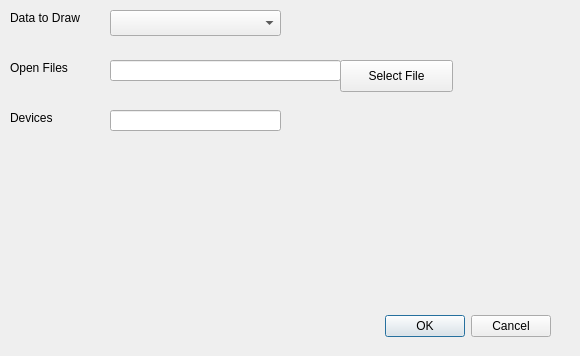
<?xml version="1.0" encoding="UTF-8"?>
<ui version="4.0">
 <class>qt_pref</class>
 <widget class="QDialog" name="qt_pref">
  <property name="geometry">
   <rect>
    <x>0</x>
    <y>0</y>
    <width>580</width>
    <height>356</height>
   </rect>
  </property>
  <property name="windowTitle">
   <string>Preferences</string>
  </property>
  <widget class="QDialogButtonBox" name="buttonBox">
   <property name="geometry">
    <rect>
     <x>210</x>
     <y>310</y>
     <width>341</width>
     <height>32</height>
    </rect>
   </property>
   <property name="orientation">
    <enum>Qt::Horizontal</enum>
   </property>
   <property name="standardButtons">
    <set>QDialogButtonBox::Cancel|QDialogButtonBox::Ok</set>
   </property>
  </widget>
  <widget class="QSplitter" name="splitter">
   <property name="geometry">
    <rect>
     <x>190</x>
     <y>10</y>
     <width>125</width>
     <height>42</height>
    </rect>
   </property>
   <property name="orientation">
    <enum>Qt::Vertical</enum>
   </property>
  </widget>
  <widget class="QComboBox" name="RWbox">
   <property name="geometry">
    <rect>
     <x>110</x>
     <y>10</y>
     <width>171</width>
     <height>26</height>
    </rect>
   </property>
  </widget>
  <widget class="QLabel" name="RWLabel">
   <property name="geometry">
    <rect>
     <x>10</x>
     <y>10</y>
     <width>91</width>
     <height>16</height>
    </rect>
   </property>
   <property name="text">
    <string>Data to Draw</string>
   </property>
  </widget>
  <widget class="QLineEdit" name="FilesOpen">
   <property name="geometry">
    <rect>
     <x>110</x>
     <y>60</y>
     <width>231</width>
     <height>21</height>
    </rect>
   </property>
  </widget>
  <widget class="QLabel" name="OpenFiles">
   <property name="geometry">
    <rect>
     <x>10</x>
     <y>60</y>
     <width>71</width>
     <height>16</height>
    </rect>
   </property>
   <property name="text">
    <string>Open Files</string>
   </property>
  </widget>
  <widget class="QPushButton" name="SelectFile">
   <property name="geometry">
    <rect>
     <x>340</x>
     <y>60</y>
     <width>113</width>
     <height>32</height>
    </rect>
   </property>
   <property name="text">
    <string>Select File</string>
   </property>
  </widget>
  <widget class="QLabel" name="devices">
   <property name="geometry">
    <rect>
     <x>10</x>
     <y>110</y>
     <width>71</width>
     <height>16</height>
    </rect>
   </property>
   <property name="text">
    <string>Devices</string>
   </property>
  </widget>
  <widget class="QLineEdit" name="device_regexp">
   <property name="geometry">
    <rect>
     <x>110</x>
     <y>110</y>
     <width>171</width>
     <height>21</height>
    </rect>
   </property>
   <property name="toolTip">
    <string>Enter a regexp (e.g.  nv.*)</string>
   </property>
  </widget>
 </widget>
 <resources/>
 <connections>
  <connection>
   <sender>buttonBox</sender>
   <signal>accepted()</signal>
   <receiver>qt_pref</receiver>
   <slot>accept()</slot>
   <hints>
    <hint type="sourcelabel">
     <x>248</x>
     <y>254</y>
    </hint>
    <hint type="destinationlabel">
     <x>157</x>
     <y>274</y>
    </hint>
   </hints>
  </connection>
  <connection>
   <sender>buttonBox</sender>
   <signal>rejected()</signal>
   <receiver>qt_pref</receiver>
   <slot>reject()</slot>
   <hints>
    <hint type="sourcelabel">
     <x>316</x>
     <y>260</y>
    </hint>
    <hint type="destinationlabel">
     <x>286</x>
     <y>274</y>
    </hint>
   </hints>
  </connection>
 </connections>
</ui>
